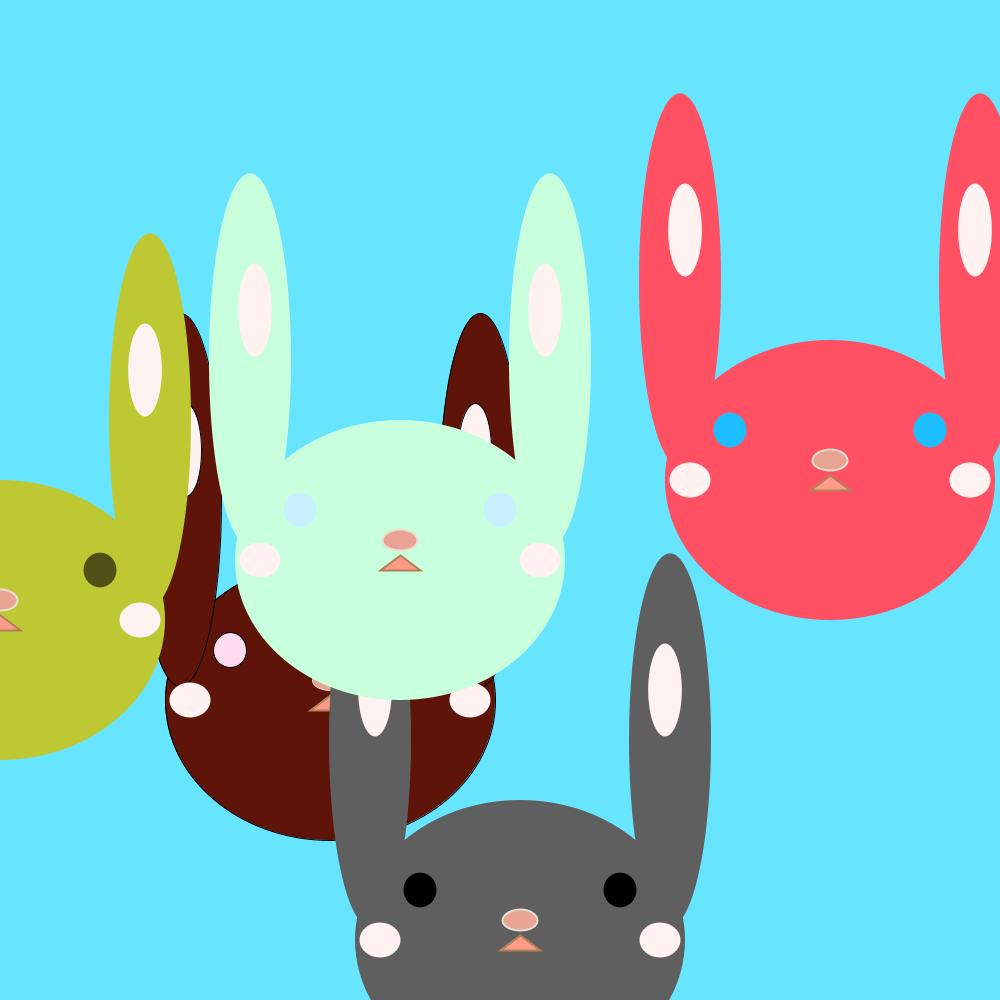
Frame 1 (no input)
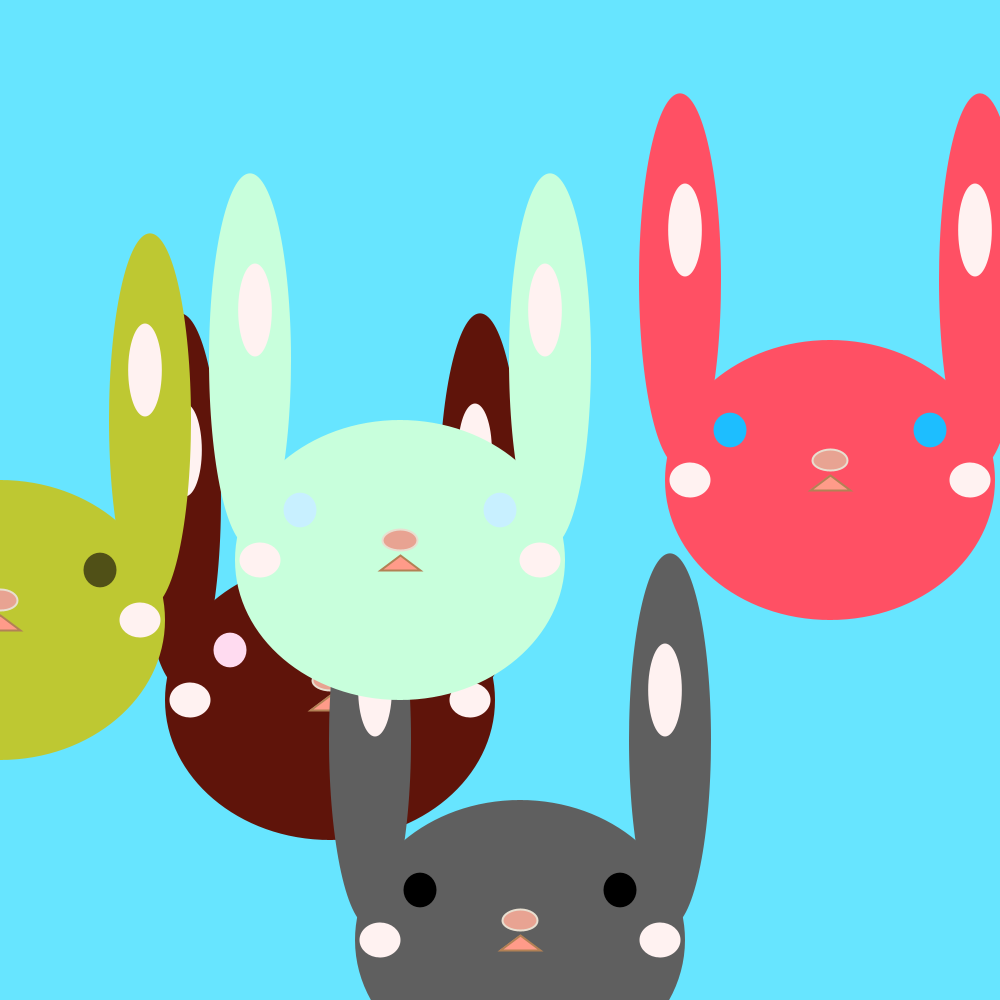
Frame 60 (the mouse pressed at the canvas centre just before this capture)
Frame 120 (the mouse held since frame 60 and released just before this capture): identical to frame 60, image omitted

The Processing sketch that drew these frames (run headless with seeded random() and noise(); from frame 60 on, the mouse is pressed at the canvas centre):

// Processing sketch: KimberlyChen_Exercise5_Bunny
// ── KimberlyChen_Exercise5_Bunny.pde
Bunny[] bunnies = new Bunny [5]; //makes an array holding 5 variables

void setup() {
  size(1000, 1000);
  
  //setting the value for each variable in the array, 'bunnies'
  //the first two numbers are the x,y values and the third & fourth manipulate the color of the skin & eyes
  bunnies[0] = new Bunny(30, 300, color(95, 20, 10), color(255, 219, 240));
  bunnies[1] = new Bunny(-300, 220, color(190, 200, 50), color(80, 80, 23));
  bunnies[2] = new Bunny(220, 540, color(95), color(0));
  bunnies[3] = new Bunny(530, 80, color(255,80,100), color(29,190,255));
  bunnies[4] = new Bunny(100, 160, color(200, 255, 220), color(200, 240, 255));
}

void draw() {
  background(103, 229, 255);
  //uses a 'for' loop to draw the 5 iterations of bunnies 
  //only has 1 line in the 'for' loop because i only had 1 custom function for this shape
  for (int i = 0; i < bunnies.length; i++){
    bunnies[i].head(330,280);
  }
}
// ── Bunny.pde
class Bunny {
  private color skin, eyes;
  int wid, hei, x, y, w;
  Bunny(int newX, int newY, color skin1, color eyeColor) {
    //wid = widt; 
    //hei = heig;
    /*I got really confused here because the parameters I set for Bunny 
    and head() were the same, so the draw function would simply overlap 
    the parameters set. I figured out that I had to manipulate the x,y 
    coordinates. */
    skin = skin1;
    eyes = eyeColor;
    x = newX;
    y = newY;
    w = 300;
    //x = 300;
    //y = 400;
   
  }
  //added x & y to the parts of the code that required xy coordinates so i'll be able to manipulate them
  void head(int wid, int hei) {
    fill(skin); //beige
    ellipse(w+x, w+100+y, wid, hei); //head
    ellipse(w-150+x, w-100+y, wid/4, hei/.75); //left ear
    ellipse(w+150+x, w-100+y, wid/4, hei/.75); //right ear

    fill(255, 242, 241); //pink
    ellipse(w-145+x, w-150+y, wid/9.8, hei/3); //ear middle L
    ellipse(w+145+x, w-150+y, wid/9.8, hei/3); //ear middle R

    //facial features
    //eyes
    fill(eyes);
    ellipse(w-100+x, w+50+y, wid/10, wid/9.5); //left eye
    ellipse(w+100+x, w+50+y, wid/10, wid/9.5); //right eye
    stroke(232, 223, 208); //beige stroke
    //nose
    fill(232, 163, 146);
    ellipse(w+x, w+80+y, wid/9.6, hei/13.3);
    //mouth
    stroke(178, 129, 85);
    strokeWeight(2);
    fill(255, 155, 137);
    triangle(w+x, w+95+y, w-20+x, w+y+110, w+20+x, w+110+y);
    //cheeks
    noStroke();
    fill(255, 242, 241);
    ellipse(w-140+x, w+100+y, wid/8, hei/8);
    ellipse(w+140+x, w+100+y, wid/8, hei/8);
  }
}
